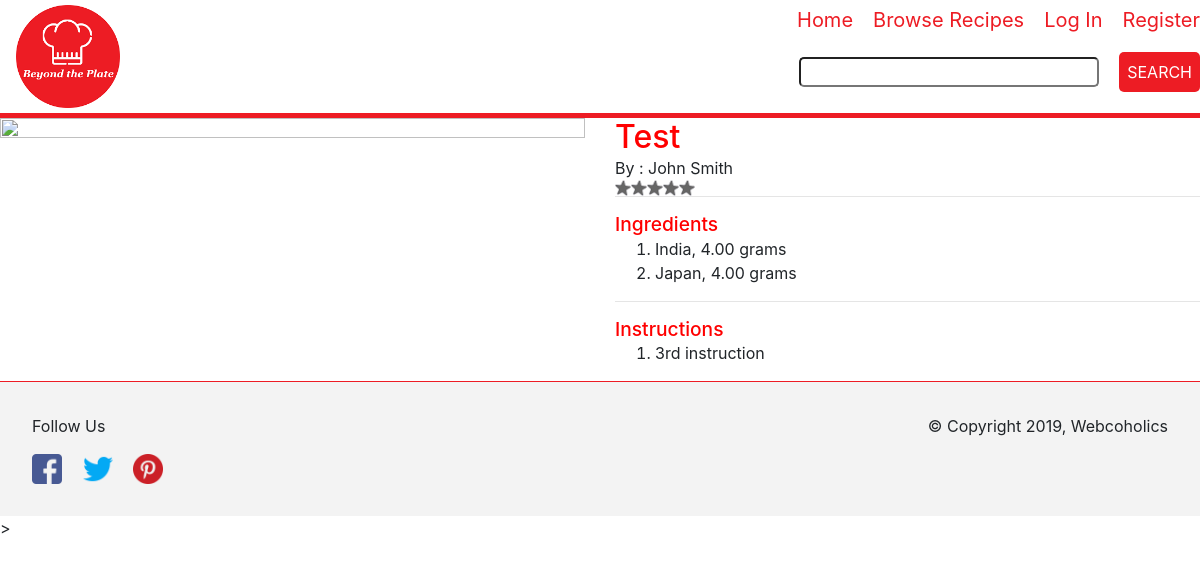
The page /recipedetails.php?id=1554748807 on the database its author committed.
### tables this page shows
CREATE TABLE `recipes` (
  `id` int(10) NOT NULL,
  `name` varchar(100) NOT NULL,
  `user_id` int(10) NOT NULL,
  `description` varchar(2000) NOT NULL,
  `category` int(2) NOT NULL,
  `is_deleted` int(1) NOT NULL DEFAULT '0',
  `created_date` int(10) NOT NULL,
  `modified_date` int(10) NOT NULL
);

CREATE TABLE `users` (
  `id` int(10) NOT NULL,
  `email` varchar(50) NOT NULL,
  `password` varchar(255) NOT NULL,
  `first_name` varchar(50) NOT NULL,
  `last_name` varchar(50) NOT NULL,
  `last_login` int(10) NOT NULL,
  `role` int(1) NOT NULL,
  `is_deleted` int(1) NOT NULL DEFAULT '0',
  `created_date` int(10) NOT NULL,
  `modified_date` int(10) NOT NULL
);

CREATE TABLE `ingredients` (
  `id` int(6) NOT NULL,
  `name` varchar(50) NOT NULL,
  `recipe_id` int(10) NOT NULL,
  `quantity` float(6,2) NOT NULL,
  `unit_id` int(2) NOT NULL,
  `is_deleted` int(1) NOT NULL DEFAULT '0',
  `created_date` int(10) NOT NULL,
  `modified_date` int(10) NOT NULL
);

CREATE TABLE `units` (
  `id` int(2) NOT NULL,
  `unit_name` varchar(50) NOT NULL,
  `is_deleted` int(1) NOT NULL DEFAULT '0',
  `created_date` int(10) NOT NULL,
  `modified_date` int(10) NOT NULL
);

CREATE TABLE `instructions` (
  `id` int(6) NOT NULL,
  `recipe_id` int(10) NOT NULL,
  `details` varchar(200) NOT NULL,
  `step` int(2) NOT NULL,
  `is_deleted` int(1) NOT NULL DEFAULT '0',
  `created_date` int(10) NOT NULL,
  `modified_date` int(10) NOT NULL
);

### lib/classes/Recipe.php (called while the page is built, shortened)
<?php
	class Recipe
	{
		public function getRecipe($id,$db)
		{
			$sql = "SELECT recipes.*,users.first_name AS 'authorfname',users.last_name AS 'authorlname'
			FROM recipes
			INNER JOIN users
			ON recipes.user_id=users.id  where recipes.is_deleted=0 and recipes.id=:id";
			$pdostm = $db->prepare($sql);
			$pdostm->bindParam(':id',$id);
			$pdostm->execute();
			$recipe=$pdostm->fetch(PDO::FETCH_OBJ);
			return $recipe;
		}
		public function getIngredients($id,$db)
		{
			$sql = "SELECT ingredients.*,units.unit_name AS unit
			FROM ingredients INNER JOIN units
			ON ingredients.unit_id = units.id
			WHERE ingredients.is_deleted=0 and recipe_id=:id";
			$pdostm = $db->prepare($sql);
			$pdostm->bindParam(':id',$id);
			$pdostm->execute();
			$ingredients=$pdostm->fetchAll(PDO::FETCH_OBJ);
			return $ingredients;
		}
		public function getInstructions($id,$db)
		{
			$sql = "SELECT *
			FROM instructions
			WHERE is_deleted=0 and recipe_id=:id
			ORDER BY step ASC";
			$pdostm = $db->prepare($sql);
			$pdostm->bindParam(':id',$id);
			$pdostm->execute();
			$instructions=$pdostm->fetchAll(PDO::FETCH_OBJ);
			return $instructions;
		}
	}
?>

### views/recipedetails.php (the view, shortened to what this page needs)
<?php
	require_once('lib/classes/Recipe.php');
	$db = Database::getDb();
  	$r=new Recipe();
  	$id = $_GET["id"];
	$recipe=$r->getRecipe($id,$db);
	$images=glob("recipeimages/$id*");
?>
<div class="page-wrapper">
	<div class="row">
		<div class='col-lg-6 col-md-6 col-sm-12 col-xs-12'>
			<div class='row'>
				<div class='col-lg-12 col-md-12 col-sm-12 col-xs-12'>
					<?php
						echo "<img src='$images[0]' id='primaryImage'/>";
					?>
				</div>
			</div>
		</div>
		<div class='col-lg-6 col-md-6 col-sm-12 col-xs-12'>
			<div class='recipeName'><span class='h2'><?php echo $recipe->name; ?></span></div>
			<div class='recipeDetails'>By : <?php echo $recipe->authorfname." ".$recipe->authorlname; ?>
				<div class='rating'>
					<?php
					$str="";
					for($i=1;$i<=5;$i++)
					{
						$str.="<div id='star$i' class='star' style=\"background-image:url('images/greystar.png');\" data-toggle='modal' data-target='#exampleModal$i' onMouseOver='render($i);'></div>
						<div class='modal fade' id='exampleModal$i' tabindex='-1' role='dialog' aria-labelledby='exampleModalLabel' aria-hidden='true'>
							<div class='modal-dialog' role='document'>
                        		<div class='modal-content'>
                        			<div class='modal-header'>
										<h3 class='modal-title' id='exampleModalLabel'>Rate $recipe->name</h3>
                                		<button type='button' class='close' data-dismiss='modal' aria-label='Close'>
                                    		<span aria-hidden='true'>&times;</span>
                                		</button>
                        			</div>
                        			<div class='modal-body'>";
										for($j=1;$j<=$i;$j++)
		                                {
		                                    $str.="<div id='star$i' class='star' style=\"background-image:url('images/greenstar.png');\"></div>";
		                               	}
		                                for($j=1;$j<=5-$i;$j++)
		                                {
		                                	$str.="<div id='star$i' class='star' style=\"background-image:url('images/greystar.png');\"></div>";
		                                }
										$str.="<br><br>
		                            	Tell us why do feel this way for <b></b>
		                            	<textarea id='comments$i' style='width:100%' rows='4'></textarea>
									</div>
                        			<div class='modal-footer'>
                                		<button type='button' class='btn btn-danger' data-dismiss='modal'>Close</button>
                                		<button type='button' class='btn btn-success' >Post Review</button>
                           	 		</div>
                        		</div>
                        	</div>
						</div>";
					}
					echo $str;
					?>
				</div>
			</div>
			<hr/>
			<div class='recipeIngredients'><span class='h3'>Ingredients</span><br>
				<?php
					$ingredientStr="<ol>";
					$ingredients = $r->getIngredients($id,$db);
					foreach ($ingredients as $ingredient) {
						$ingredientStr.="<li>$ingredient->name, $ingredient->quantity $ingredient->unit</li>";
					}
					$ingredientStr.="</ol>";
					echo $ingredientStr;
				?>
			</div>
			<hr/>
			<div class='recipeInstructions'><span class='h3'>Instructions</span><br/>
				<?php
					$instructionStr="<ol>";
					$instructions = $r->getInstructions($id,$db);
					foreach ($instructions as $instruction) {
						$instructionStr.="<li>$instruction->details</li>";
					}
					$instructionStr.="</ol>";
					echo $instructionStr;
				?>
			</div>
		</div>
	</div>
</div>

### css/cookbook.css (style rules this page uses)
html { box-sizing: border-box; font-size: 16px; font-family: 'Roboto', sans-serif; color: #ed1c24; }
*, *::before, *::after { box-sizing: inherit; }
body { margin: 0; box-sizing: border-box; }
img { width: 100%; height: auto; }
.page-wrapper { max-width: 1200px; margin: 0 auto; }
.h3 { color:red; font-size:1.2em; }
.h2 { color:red; font-size: 2em; }
.star { float:left; height:1rem; width:1rem; background-size:contain; }

### rows shown on the page
recipes: name "Test", user.first_name "John", user.last_name "Smith"
ingredients: name "India", quantity "4.00", unit.unit_name "grams"
ingredients: name "Japan", quantity "4.00", unit.unit_name "grams"
instructions: details "3rd instruction"

### other values the page prints
$linkName "Home"
$linkName "Browse Recipes"
$linkName "Log In"
$linkName "Register"
